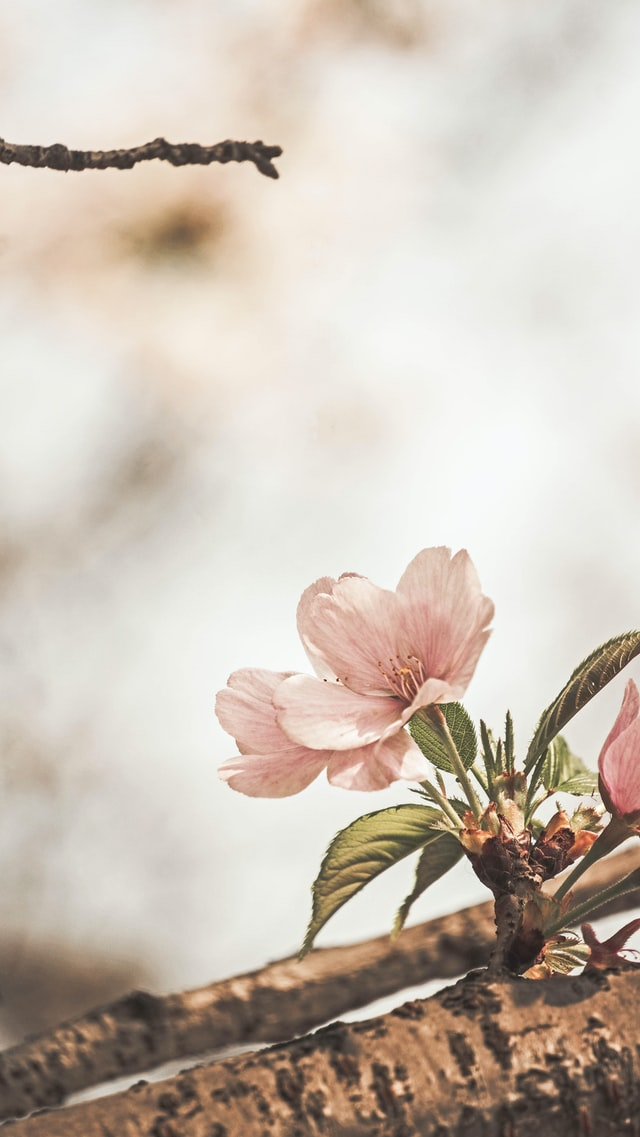
#> input picture Computer Vision Session/images/img1.jpg, 640 x 1137 px
$ python blending.py
#> lines starting #> are read from the running program, lines starting #| are printed output that depends on the picture
import cv2

img1 = cv2.imread("images/img1.jpg")
#> img1 is the input picture: shape (1137, 640, 3); mean B, G, R 181.2, 192.4, 203.4
img2 = cv2.imread("images/img2.jpg")
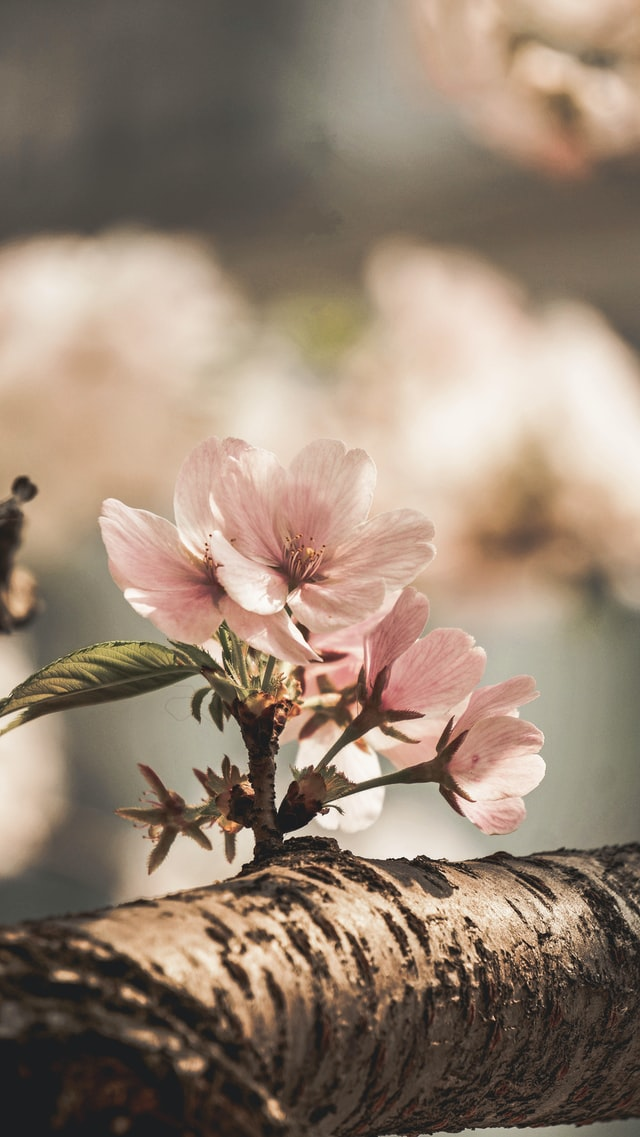
#> input picture Computer Vision Session/images/img2.jpg, 640 x 1137 px
#> img2 is the input picture: shape (1137, 640, 3); mean B, G, R 114.2, 130.8, 149.5

dst = cv2.addWeighted(img1,0.3,img2,0.7,0)
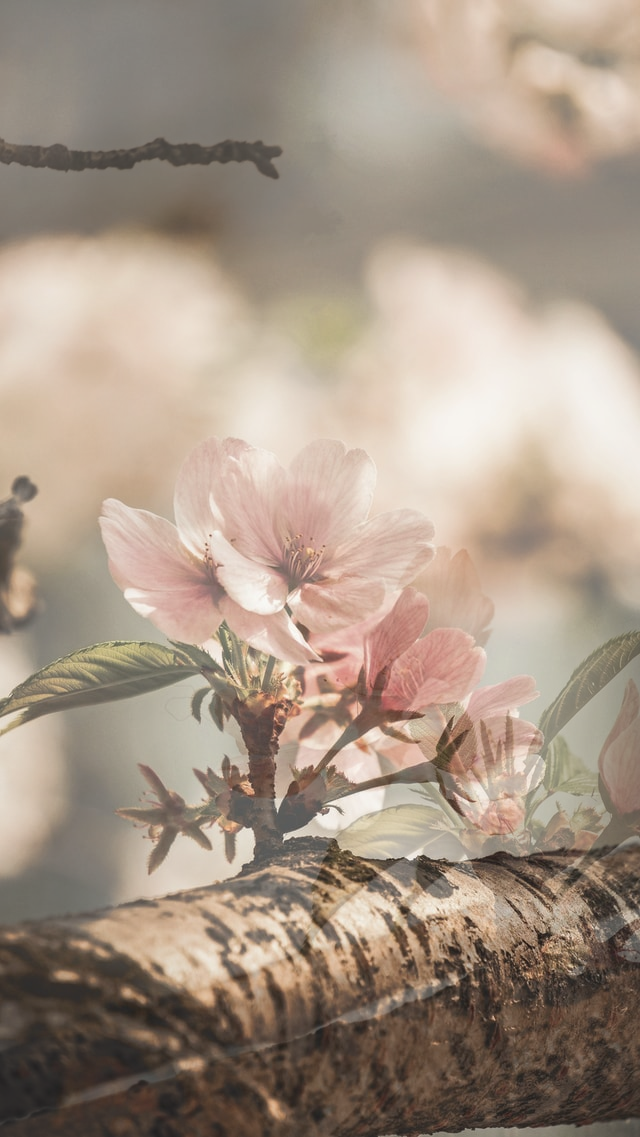
#> dst: shape (1137, 640, 3); mean B, G, R 134.3, 149.3, 165.7

cv2.imshow("dst",dst)
cv2.waitKey(0)
cv2.destroyAllWindows()
